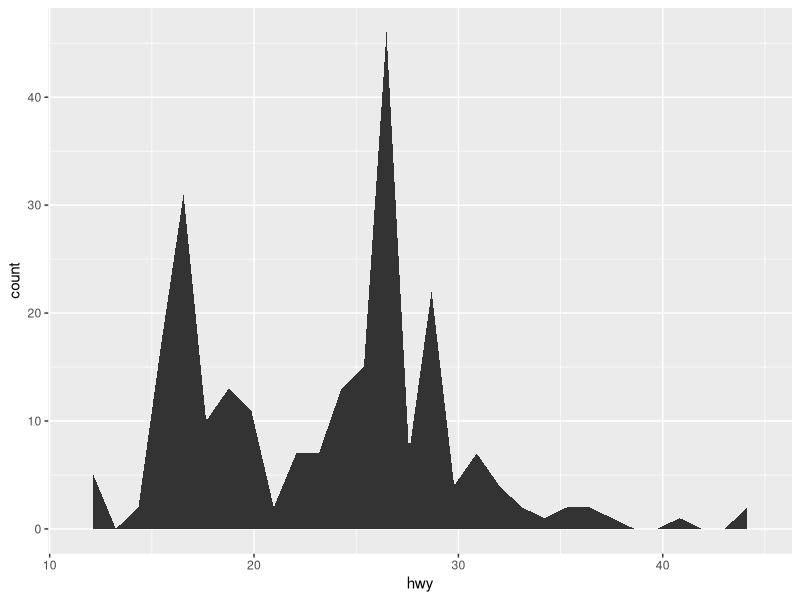
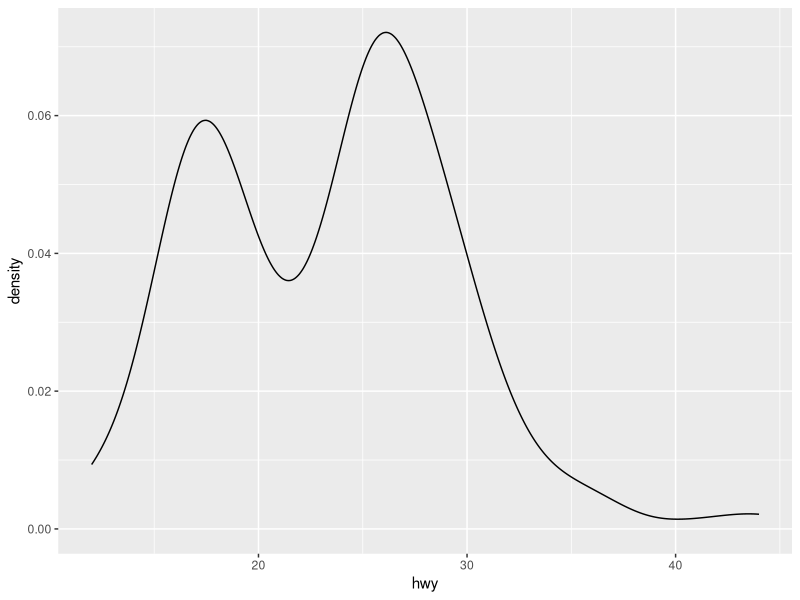
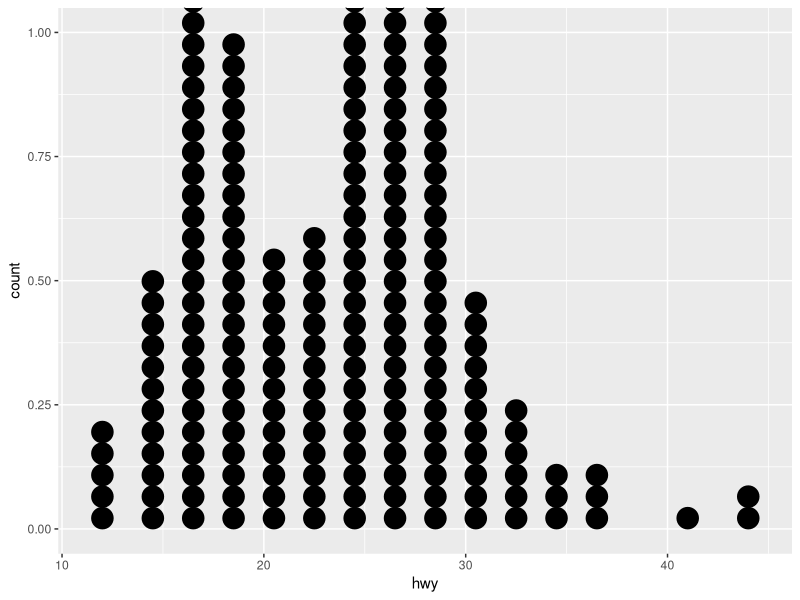
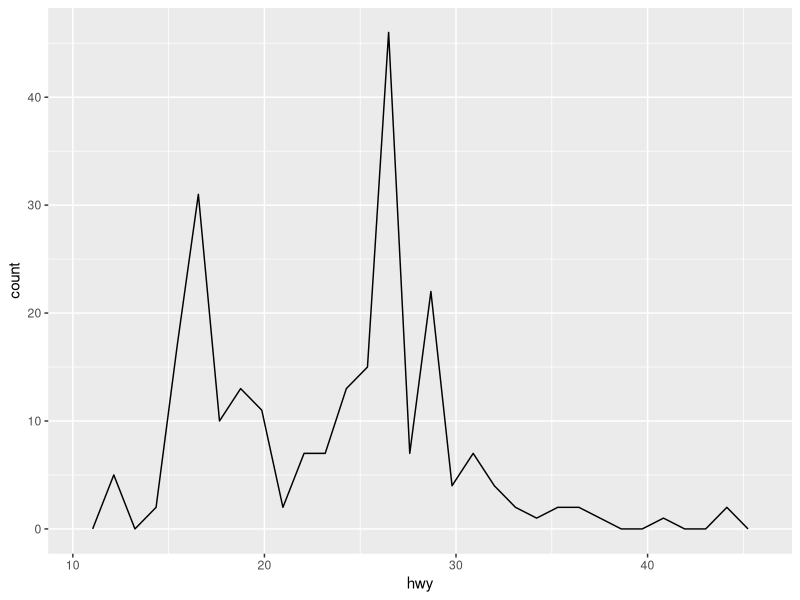
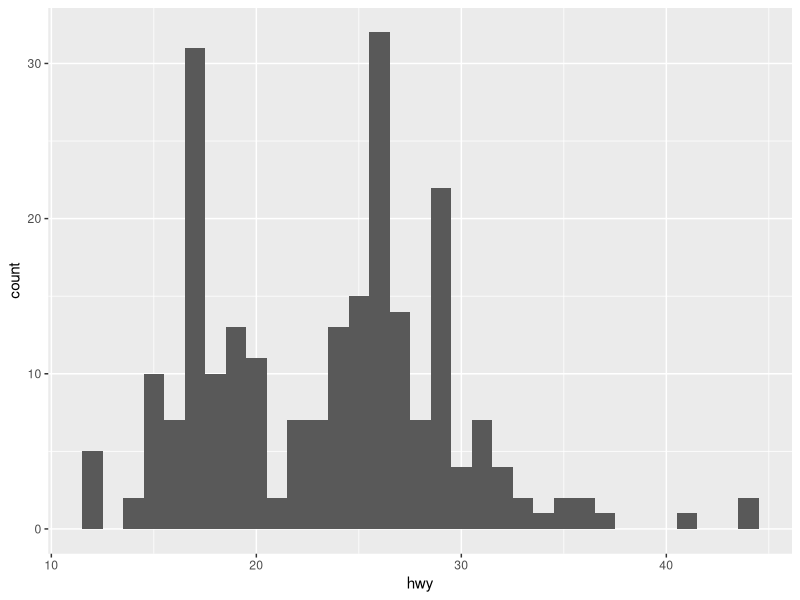
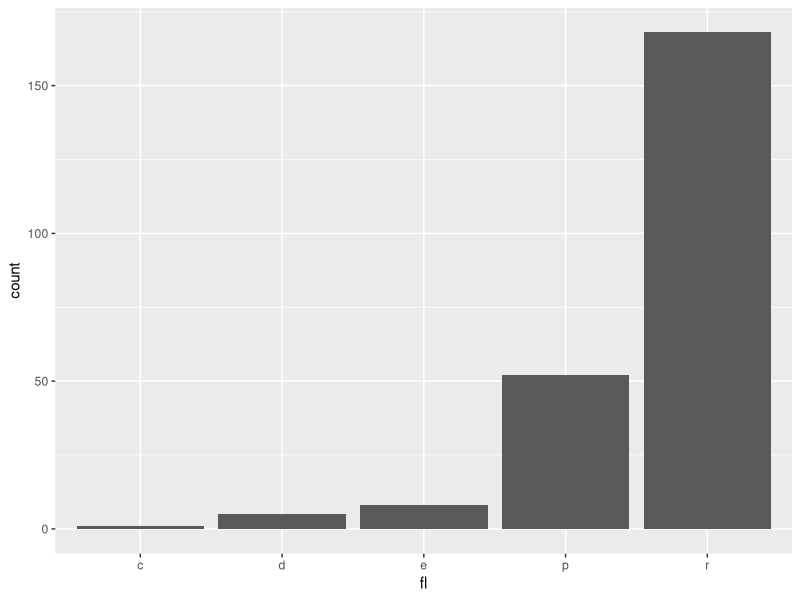
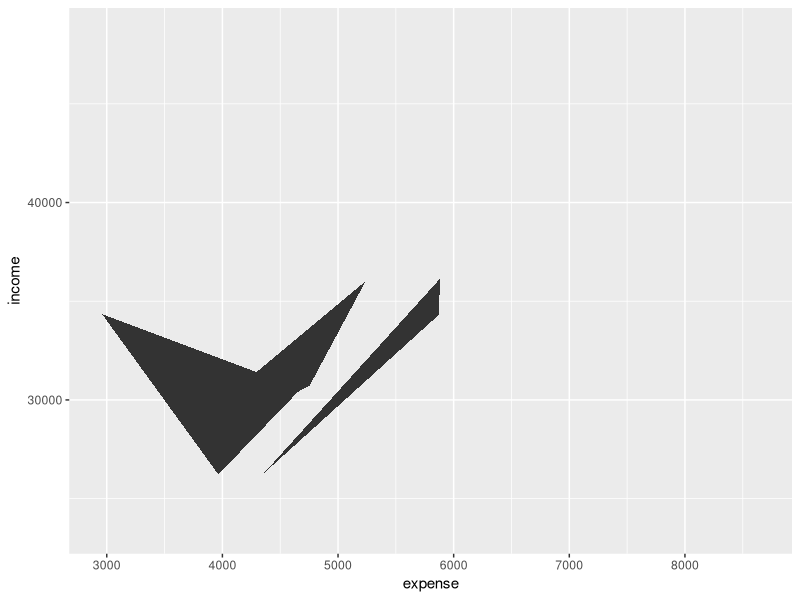
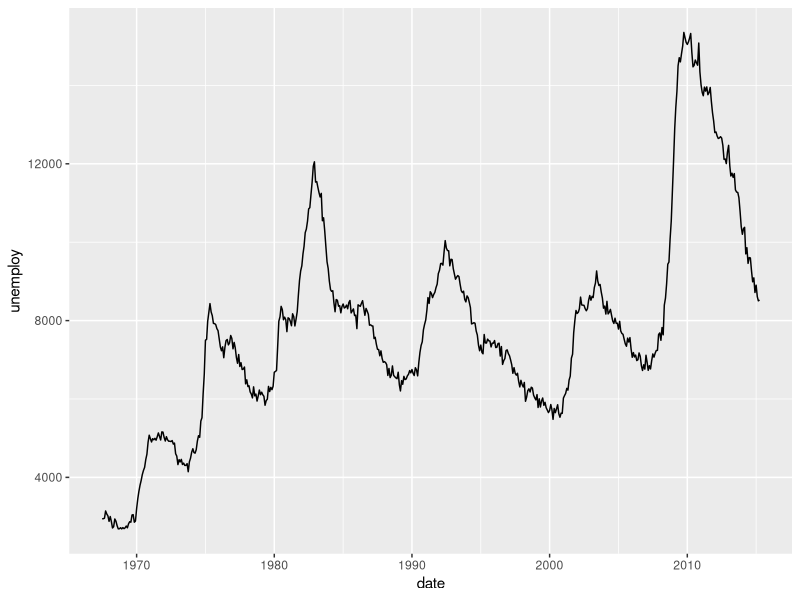

Recreate these plots in R, in order.
# lib for plotting
#install.packages('ggplot2')
#install.packages('quantreg')
#install.packages('hexbin')
#install.packages('maps')
#install.packages('mapproj')
library(ggplot2) 
library(quantreg)
library(hexbin)
library(maps)
library(mapproj)
#read input dataset
Data <- read.csv("states.csv")
View(Data)
View(mpg)
View(map)
View(economics)
View(seals)
#One veriable
#continuous
a <- ggplot(mpg, aes(hwy))
a+geom_area(stat = "bin")

a+geom_density(kernel = "gaussian")

a+geom_dotplot()

a+geom_freqpoly()

a+geom_histogram(binwidth = 1)

#discrete
b<-ggplot(mpg,aes(fl))
b+geom_bar()

#graphical primitives
#--object 'map' not found, used Data
c<-ggplot(Data,aes(expense,income))
c+geom_polygon(aes(group=percent))

d<-ggplot(economics,aes(date,unemploy))
d+geom_path(lineend="butt", linejoin='round', linemitre=1)

d+geom_ribbon(aes(ymin=unemploy - 900,ymax=unemploy + 900))

e<-ggplot(seals, aes(x = long, y = lat))
e +geom_segment(aes(xend = long + delta_long, yend = lat + delta_lat))

e +geom_rect(aes(xmin = long, ymin = lat, xmax= long + delta_long, ymax = lat + delta_lat))

#Two variables
#Continuous X, Continuous Y
f <- ggplot(mpg, aes(cty, hwy))
f+geom_blank()

f+geom_jitter()

f+geom_point()

f+geom_quantile()

f+geom_rug(sides = 'bl')

f+geom_smooth(mode = lm)

f+geom_text(aes(label=cty))

#Discrete X, Continuous Y
g <- ggplot(mpg, aes(class, hwy))
g+geom_bar(stat = 'identity')

g+geom_boxplot()

g+geom_dotplot(binaxis = 'y', stackdir = 'center')

g+geom_violin(scale = 'area')

#Discrete X, Discrete Y
h <- ggplot(diamonds, aes(cut, color))
h+geom_jitter()

#Continuous Bivariate Distribution
#--object 'movies' not found, used Data
i <- ggplot(Data,aes(house,senate))
i + geom_bin2d(binwidth = c(5, 0.5))

i + geom_density2d()

i + geom_hex()

#Continuous Function
#geom_area()
j <- ggplot(economics, aes(date, unemploy))
j + geom_area()

j + geom_line()

j + geom_step(direction = "hv")

#Visualizing error
df <- data.frame(grp = c("A", "B"), fit = 4:5, se = 1:2)
k <- ggplot(df, aes(grp, fit, ymin = fit-se, ymax = fit+se))
k + geom_crossbar(fatten = 2)

k + geom_errorbar()

k + geom_linerange()

k + geom_pointrange()

#Maps   
data <- data.frame(murder = USArrests$Murder, state = tolower(rownames(USArrests))) 
map <- map_data("state") 
l <- ggplot(data, aes(fill = murder))
l +geom_map(aes(map_id = state), map = map) +  expand_limits(x = map$long, y = map$lat)

#Three Variables
seals$z <- with(seals, sqrt(delta_long^2 + delta_lat^2)) 
m <- ggplot(seals, aes(long, lat))
m +geom_contour(aes(z = z))

m +geom_raster(aes(fill = z),hjust=0.5,  vjust=0.5, interpolate = FALSE)

m +geom_tile(aes(fill = z))

#Scales
#Discrete
n <- b +geom_bar(aes(fill = fl))
n + scale_fill_brewer( palette = "Blues")

n +scale_fill_grey( start = 0.2, end = 0.8, na.value = "red")

#Continuous
o <- a +geom_dotplot( aes(fill = ..x..))
o + scale_fill_gradient( low = "red", high = "yellow") 

o +scale_fill_gradient2( low = "red", high = "blue", mid = "white", midpoint = 25)

o +scale_fill_gradientn( colours = terrain.colors(6))

#Shape scales
p <- f +geom_point( aes(shape = fl))
p +scale_shape( solid = FALSE) 

p +scale_shape_manual( values = c(3:7))

#Size scales
q <- f +geom_point(aes(size = cyl))
q +scale_size_area()


#Coordinate Systems
r <- b + geom_bar()
r +coord_cartesian(xlim = c(0, 5))

r +coord_fixed(ratio = 1/2)

r +coord_flip()

r +coord_polar(theta = "x", direction=1 )

r +coord_trans(y = "sqrt")

r +coord_map(projection = "ortho", orientation=c(41, -74, 0))

#Position Adjustments
s <- ggplot(mpg, aes(fl, fill = drv))
s + geom_bar(position = "dodge")

s + geom_bar(position = "fill")

s + geom_bar(position = "stack")

j + geom_point(position = "jitter")

s + geom_bar(position = position_dodge(width = 1))

#Themes
r +theme_bw()

r +theme_grey()

r +theme_classic()

r +theme_minimal()

#Faceting

t <- ggplot(mpg, aes(cty, hwy)) + geom_point()
t +facet_grid(. ~ fl)

t +facet_grid(year ~ .)

t +facet_grid(year ~ fl)

t +facet_wrap(~ fl)

t + facet_grid(. ~ fl, labeller = label_both)

t + facet_grid(. ~ fl, labeller = label_bquote(alpha ^ .(x)))

t + facet_grid(. ~ fl, labeller = label_parsed)

t +ggtitle("New Plot Title")

t +xlab("New X label")

t +ylab("New Y label")

t +labs(title =" New title", x = "New x", y = "New y")

t +theme(legend.position = "bottom")

t +guides(color = "none")

t +scale_fill_discrete(name = "Title",  labels = c("A", "B", "C"))

t + coord_cartesian( xlim = c(0, 100), ylim = c(10, 20))

t + xlim(0, 100) + ylim(10, 20)

t + scale_x_continuous(limits = c(0, 100)) +  scale_y_continuous(limits = c(0, 100))
